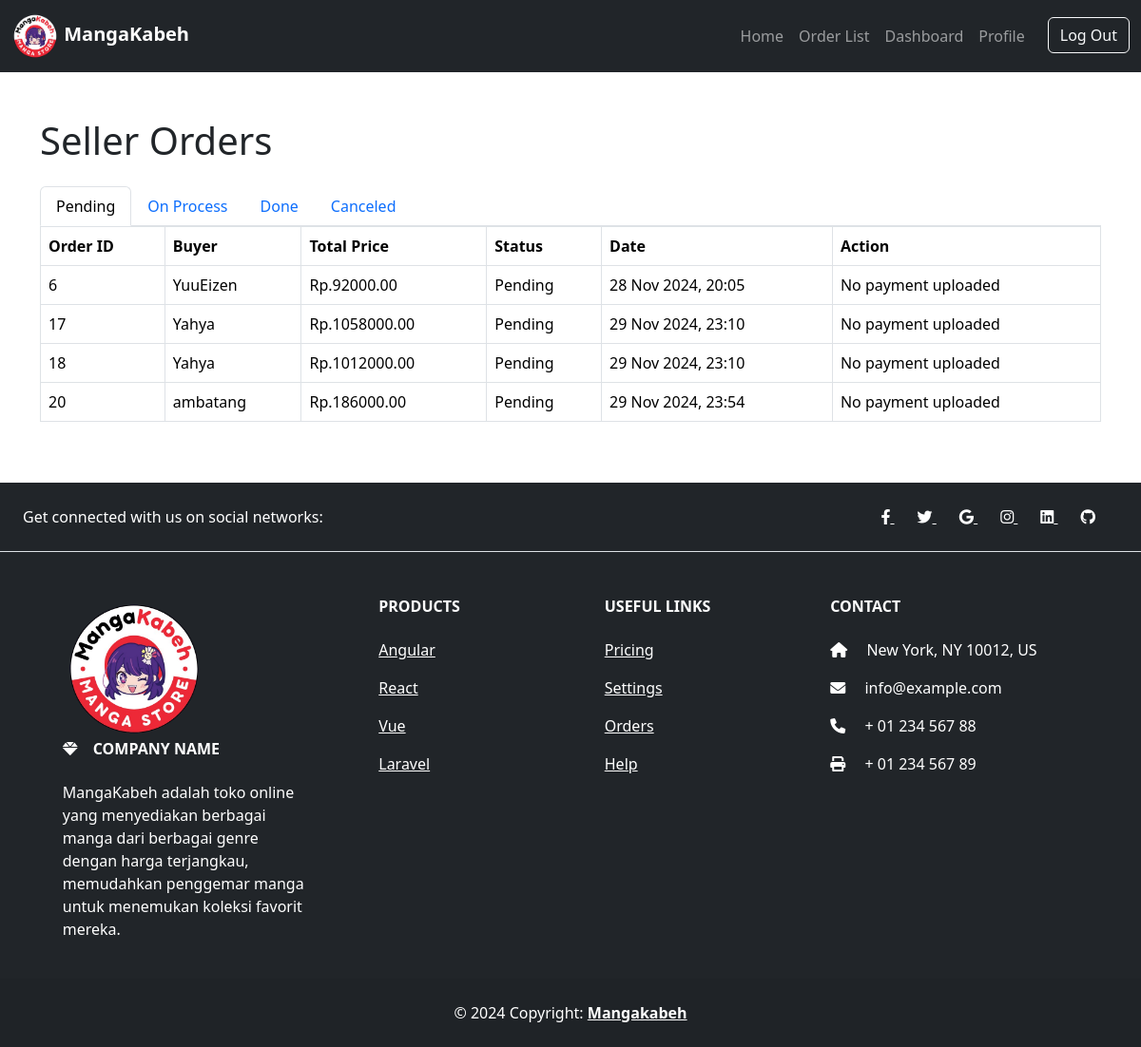
The page /orders/ (signed in) on the database its author committed.
### MangaKabeh/models/order.py (models this page shows)
class Order(models.Model):
    user = models.ForeignKey(User, on_delete=models.CASCADE, related_name='orders')
    seller = models.ForeignKey(User, on_delete=models.CASCADE, related_name='seller_orders')
    total_price = models.DecimalField(max_digits=10, decimal_places=2)
    status = models.CharField(max_length=20, choices=(
        ('Pending', 'Pending'),
        ('On Process', 'On Process'),
        ('Done', 'Done'),
        ('Canceled', 'Canceled'),
    ))
    created_at = models.DateTimeField(auto_now_add=True)
    payment = models.ImageField(upload_to=upload_payment, blank=True)

### MangaKabeh/views.py (the view)
# urls.py: path('orders/', views.order_list, name='order_list'),
@login_required
def order_list(request):
    filter_status = request.GET.get('status', 'Pending')
    is_seller = request.user.groups.filter(name='Seller').exists()
    if is_seller:
        orders = Order.objects.filter(seller=request.user, status=filter_status)
    else:
        orders = Order.objects.filter(user=request.user, status=filter_status)
    return render(request, 'order_list.html', {
        'orders': orders,
        'filter_status': filter_status,
        'is_seller': is_seller,
    })

### MangaKabeh/context_processors.py (called while the page is built)
def navbar(request):
    user = request.user
    navbar_user_group = None
    if user.is_authenticated:
        if user.is_superuser:
            navbar_user_group = 'Admin'
        elif user.groups.filter(name = 'Customer').exists():
            navbar_user_group = 'Customer'
        elif user.groups.filter(name = 'Seller').exists():
            navbar_user_group = 'Seller'
    return{
        'navbar_user_group' : navbar_user_group,
        'authenticated' : user.is_authenticated,
    }

### MangaKabeh/templates/order_list.html (shortened to what this page needs)
{% extends 'base.html' %}
{% block content %}
<div class="container my-5">
    <h1 class="mb-4">{% if is_seller %}Seller Orders{% else %}My Orders{% endif %}</h1>
    <ul class="nav nav-tabs">
        <li class="nav-item">
            <a class="nav-link {% if filter_status == 'Pending' %}active{% endif %}" href="?status=Pending">Pending</a>
        </li>
        <li class="nav-item">
            <a class="nav-link {% if filter_status == 'On Process' %}active{% endif %}" href="?status=On Process">On Process</a>
        </li>
        <li class="nav-item">
            <a class="nav-link {% if filter_status == 'Done' %}active{% endif %}" href="?status=Done">Done</a>
        </li>
        <li class="nav-item">
            <a class="nav-link {% if filter_status == 'Canceled' %}active{% endif %}" href="?status=Canceled">Canceled</a>
        </li>
    </ul>
    <div style="overflow-x: auto;">
        <table class="table table-bordered" style="width: 100%;">
            <thead>
                <tr>
                    <th>Order ID</th>
                    {% if is_seller %}
                    <th>Buyer</th>
                    {% else %}
                    <th>Seller</th>
                    {% endif %}
                    <th>Total Price</th>
                    <th>Status</th>
                    <th>Date</th>
                    <th>Action</th>
                </tr>
            </thead>
            <tbody>
                {% for order in orders %}
                <tr>
                    <td>{{ order.id }}</td>
                    {% if is_seller %}
                    <td>{{ order.user.username }}</td>
                    {% else %}
                    <td>{{ order.seller.username }}</td>
                    {% endif %}
                    <td>Rp.{{ order.total_price }}</td>
                    <td>{{ order.status }}</td>
                    <td>{{ order.created_at|date:"d M Y, H:i" }}</td>
                    <td>
                        {% if is_seller %}
                            {% if order.payment %}
                            <button
                                class="btn btn-primary view-payment-btn"
                                data-bs-toggle="modal"
                                data-bs-target="#paymentModal"
                                data-image-url="{{ order.payment.url }}"
                                data-order-id="{{ order.id }}">
                                View Payment
                            </button>
                            {% else %}
                            <span>No payment uploaded</span>
                            {% endif %}
                        {% endif %}
                    </td>
                </tr>
                {% endfor %}
            </tbody>
        </table>
    </div>
</div>
{% endblock %}

### rows shown on the page
Order: id "6", user.username "YuuEizen", total_price "92000.00", status "Pending", created_at "28 Nov 2024, 20:05", payment "No payment uploaded"
Order: id "17", user.username "Yahya", total_price "1058000.00", status "Pending", created_at "29 Nov 2024, 23:10", payment "No payment uploaded"
Order: id "18", user.username "Yahya", total_price "1012000.00", status "Pending", created_at "29 Nov 2024, 23:10", payment "No payment uploaded"
Order: id "20", user.username "ambatang", total_price "186000.00", status "Pending", created_at "29 Nov 2024, 23:54", payment "No payment uploaded"
